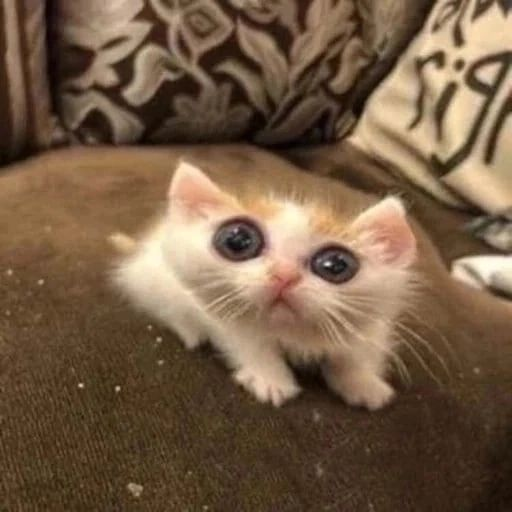
#> input picture Session4/cat.png, 512 x 512 px
$ jupyter execute main.ipynb   (older library calls are emulated)
#> lines starting #> are read from the running program, lines starting #| are printed output that depends on the picture; after the words box and inside, x2 and y2 are one past the last pixel; in counts of white or black regions, pixels touching at a corner belong together
<h1 style="color: yellow">Session 4 Hands on Lab</h1>

[cell 1]
import cv2, matplotlib.pyplot as plt

## Edge Detection
=> Membantu komputer untuk memahami struktur dan bentuk dalam gambar

[cell 2]
img = cv2.imread('cat.png')
#> img is the input picture: shape (512, 512, 3); mean B, G, R 69, 92.3, 116.7
gray = cv2.cvtColor(img, cv2.COLOR_BGR2GRAY)
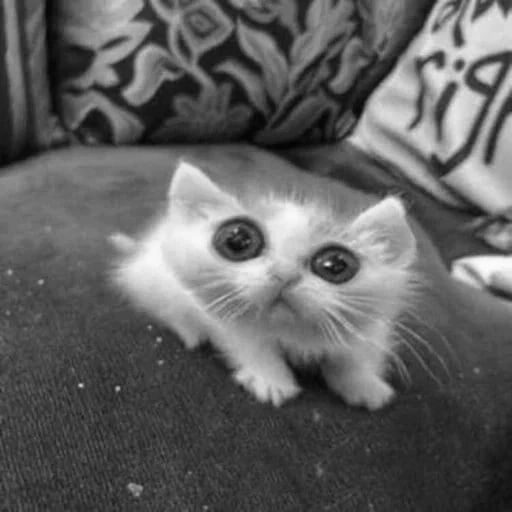
#> gray: shape (512, 512); min 1, max 253, mean 97
cv2.imshow('gray', gray)
cv2.waitKey()
cv2.destroyAllWindows()

### Sobel
Berbasis gradien, dan menncari area gambar yang memiliki intensitas paling besar

Sobel x: horizontal

Sobel y: vertikal

[cell 3]
# Sobel(img, cv2.CV_64F, kernel size)
sobel_x = cv2.Sobel(gray, cv2.CV_64F, 1, 0, 3)
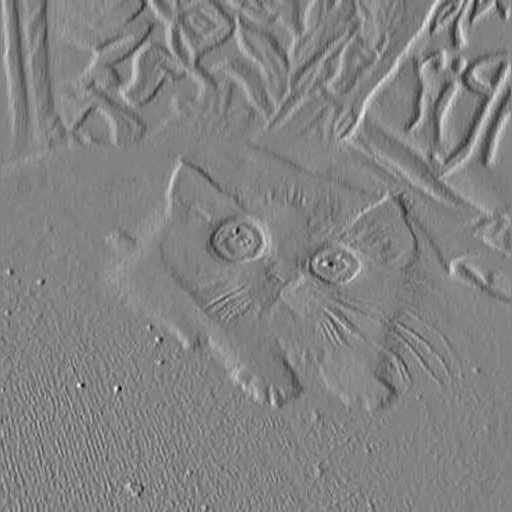
#> sobel_x: shape (512, 512) float64; min -372, max 353, mean 0.7; drawn with min black and max white
sobel_y = cv2.Sobel(gray, cv2.CV_64F, 0, 1, 3)
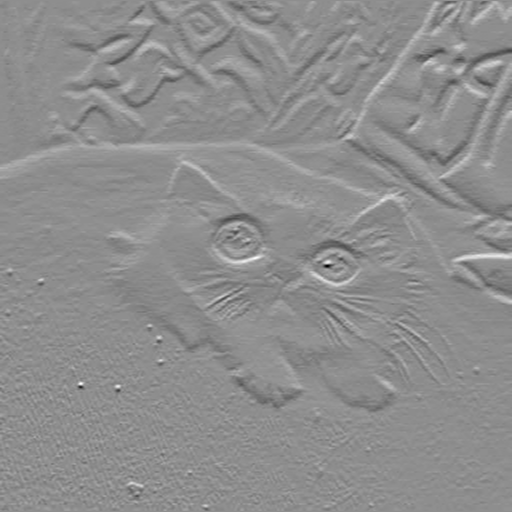
#> sobel_y: shape (512, 512) float64; min -519, max 411, mean -0.8; drawn with min black and max white

# cara kerja bakalan dapatin kernelnya x derivative y
# akan terbentuk 2, sobel x dan sobel y

cv2.imshow('gray', sobel_y)
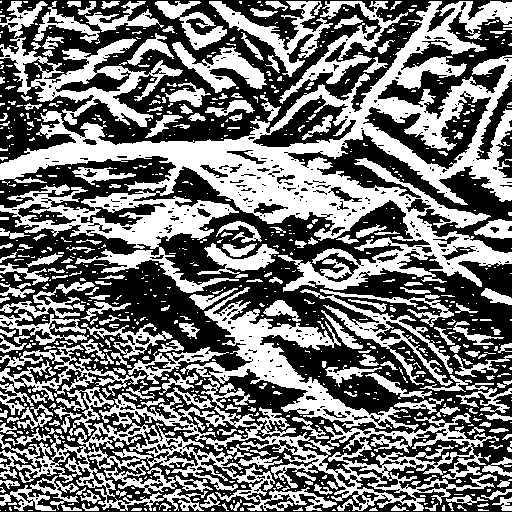
#> window 'gray': shape (512, 512); 45.4% white; 887 white regions (644 under 20 px), largest, box (x1, y1, x2, y2) and area: (0, 1, 512, 293) 43905, (0, 387, 499, 511) 17722, (180, 287, 419, 430) 6788
cv2.waitKey()
cv2.destroyAllWindows()

### Laplacian
Tidak melihat lewat arah, berdasarkan contur

[cell 4]
laplacian = cv2.Laplacian(gray, cv2.CV_64F)
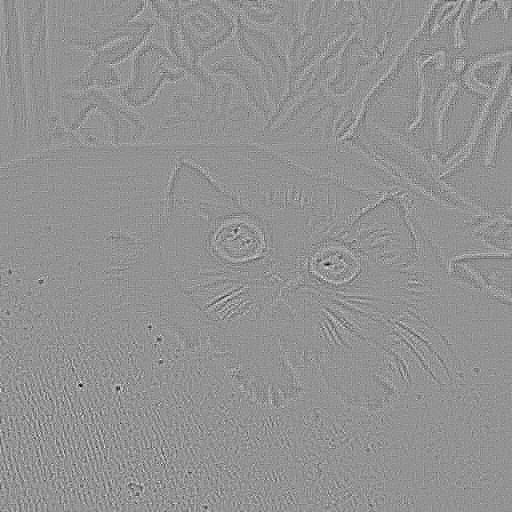
#> laplacian: shape (512, 512) float64; min -96, max 71, mean 0; drawn with min black and max white

### Canny
1. **_Noise Reduction_** => Gaussian Blur
2. **_Gradient Calculation_** => Hitung gradient intensitas pakai operator sobel
3. **_Non Maximum Suppression_** => Jika ada gradient lokal maka akan dihapus|
4. **_Double Threshold_** => Pixel dengan magnitude rendah akan dibuang, sedangkan yang tinggi akan diterima dengan edge, pixel yang ada di rentang rendah dan tinggi akan dipertahankan jika terhubung dengan edge yang kuat
5. **_Edge Tracking_** => Menghubungkan edge kuat dengan edge lemah yang berdekatan

[cell 5]
# param1 => source image
# param2 => batas rendah dari edge
# param3 => batas tinggi dari edge

canny = cv2.Canny(gray, 100, 200)
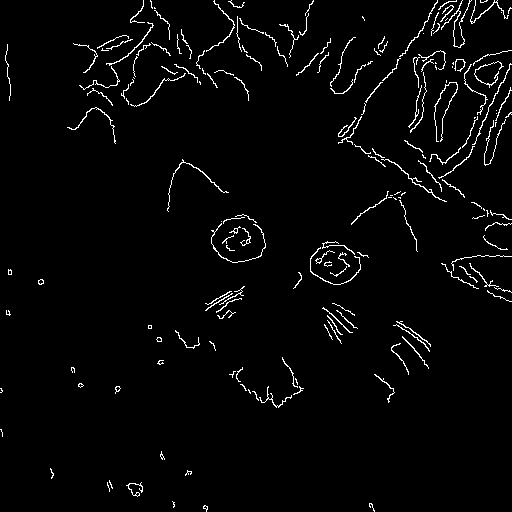
#> canny: shape (512, 512); 2.6% white in thin lines or dots

### Result

[cell 6]
result_image = [gray, laplacian, sobel_x, sobel_y, canny]
result_title = ["Original", "Laplacian", "Sobel X", "Sobel Y", "Canny"]

plt.figure(1, figsize=(8, 8))
# i itu fungsi untuk subplot
for i, (curr_image, curr_title) in enumerate(zip(result_image, result_title)):
    plt.subplot(2, 3, i + 1)
    # cmap itu color map
    plt.imshow(curr_image, cmap="gray")
    plt.title(curr_title)
#> this loop made 5 passes
#> curr_title on passes 1 to 5: 'Original', 'Laplacian', 'Sobel X', 'Sobel Y', 'Canny'

### Manual Sobel Kernel

[cell 7]
import numpy as np
from scipy.signal import convolve2d

[cell 8]
sobel_x_kernel = np.array([[-1, 0, 1], [-2, 0, 2], [-1, 0, 1]])

gray_blur = cv2.GaussianBlur(gray, (3,3), 5)

manual_sobel_x = convolve2d(gray_blur, sobel_x_kernel, mode="same")
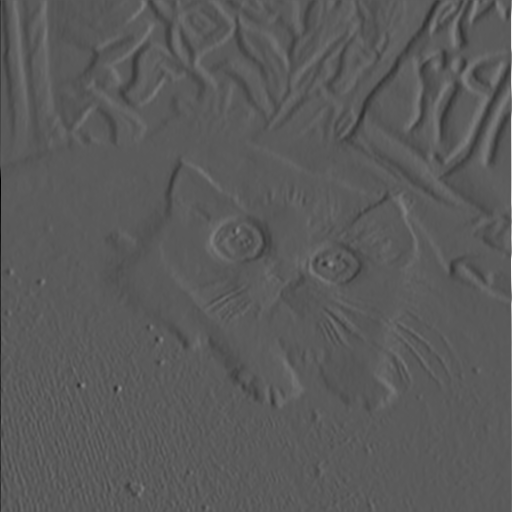
#> manual_sobel_x: shape (512, 512) int64; min -551, max 996, mean -0.4; drawn with min black and max white

plt.figure(figsize=(5,5))
plt.imshow(manual_sobel_x, cmap="gray")
plt.title("Manual Sobel X")
plt.show()
